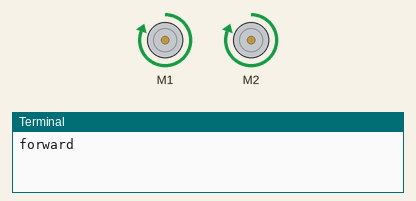
This program was run on a simulated Raspberry Pi (BCM pin numbers). Parts: 2 × DC motor (green arrow = forward, orange = backward, longer = faster), the last lines printed to the terminal. Motors are numbered in the order the program creates them (left before right in a Robot). At 12.0 s the program stops and its outputs stay as they are.

Above: at 0.1 s.
At 3.1 s:
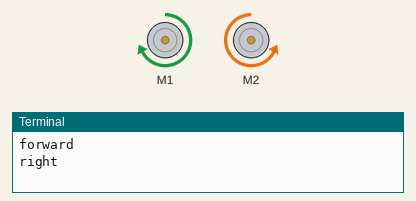
At 9.1 s:
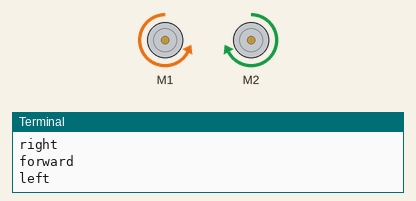
At 12.1 s:
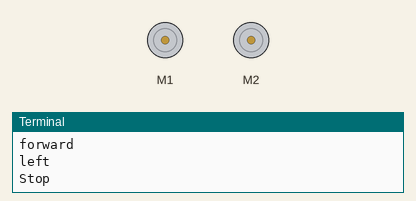
Timing chart, 0 to 13.5 s (numbered marks = the images above):
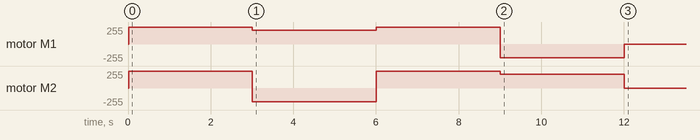

Measured:
- by itself, motor M1: stopped → forward 255/255 at 0.02 s, → forward 204/255 3.0 s later, → forward 255/255 3.0 s later, → backward 204/255 3.0 s later, … (5 changes in this stretch)
- by itself, motor M2: stopped → forward 255/255 at 0.02 s, → backward 204/255 3.0 s later, → forward 255/255 3.0 s later, → forward 204/255 3.0 s later, … (5 changes in this stretch)

The program:

robot.py
```python
from gpiozero import Robot
from time import sleep

robby = Robot(left=(11,9), right=(13,10))

speed = 1.0
turnspeed = 0.8
robby.forward(speed)
print("forward")
sleep(3)
robby.right(turnspeed)
print("right")
sleep(3)
robby.forward(speed)
print("forward")
sleep(3)
robby.left(turnspeed)
print("left")
sleep(3)
print("Stop")
robby.stop()
```
